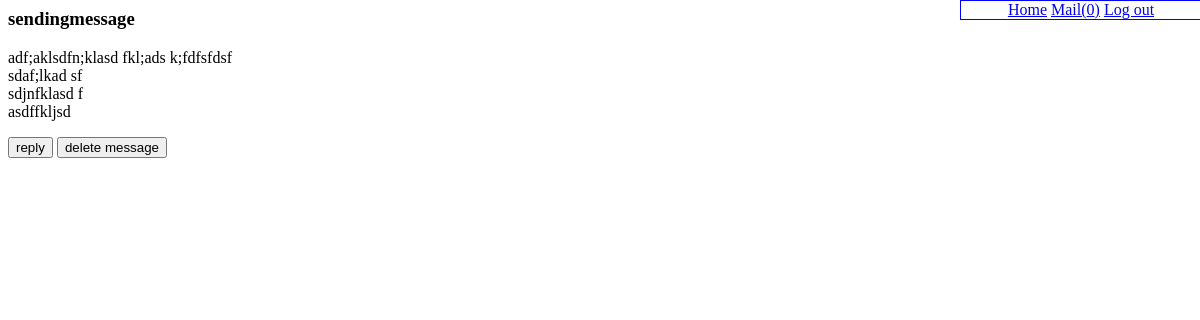
The app's page /message.php?mid=8 with its own data.
### tables this page shows
CREATE TABLE IF NOT EXISTS `mail` (
`mid` int(11) NOT NULL,
  `sent` date DEFAULT NULL,
  `opened` date DEFAULT NULL,
  `subject` varchar(255) NOT NULL,
  `message` varchar(10000) DEFAULT NULL
);

### db/security.php (called while the page is built)
<?php
function escape($string) {
	return htmlentities(trim($string), ENT_QUOTES, 'UTF-8');
}

### message.php (the view, shortened to what this page needs)
<?php
require 'db/connect.php';
require 'db/security.php';
require 'mysql_functions.php';
if(!empty($_COOKIE)){
	if(isset($_GET['mid'])){
		$mid = trim($_GET['mid']);
		$temp = $db->query("SELECT * FROM mail WHERE (mid) = '" . $mid . "'");
		$message = $temp->fetch_assoc();
	}else{
		echo 'no message';
		die();
	}
} else {
	echo 'timed out';
	die();
}
?>
<html>
<head>
	<link rel="stylesheet" type="text/css" href="pagestyle.css">
</head>
<body>
	<h3><?php echo escape($message['subject']); ?></h3>
	<p><?php echo nl2br($message['message']); ?></p>
	<form action="message_create.php?reply=<?php echo escape($mid); ?>" method="POST" >
		<input type="submit" name="reply" value="reply" />
		<input type="submit" name="delete" value="delete message" />
	</form>
</body>
</html>

### records on screen
mail: subject "sendingmessage", message "adf;aklsdfn;klasd fkl;ads k;fdfsfdsf sdaf;lkad sf sdjnfklasd f asdffkljsd"

### other values on screen
$inbox "0"
